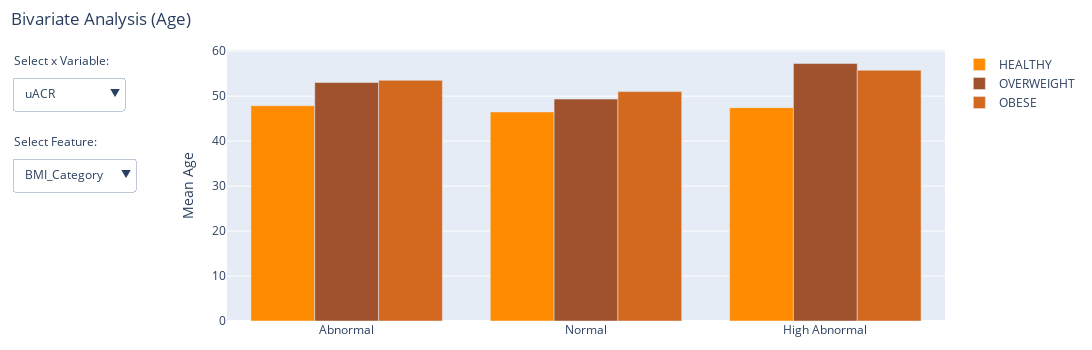

The code cell stored with this chart in its notebook:
### Markdown cell above
Height, Weight, and BMI data are skewed.

### Code cell
# Variables
x_vars = ['uACR', 'BP_Category', 'S_Ethnicity']
y_var = 'Age'
k_var = ['BMI_Category', 'BP_Category', 'S_Ethnicity', 'Ethnicity_Black', 'Gender']
colour_list = ['DarkOrange', 'Sienna', 'Chocolate', 'DarkSalmon', 'Coral', 'SandyBrown']

# Initial x_var
current_x_var = x_vars[0]

fig = go.Figure()

# Add traces for each combination of k_var values
for a in k_var:
    for col, k in enumerate(data[a].unique()):
        fig.add_trace(
            go.Bar(
                name=f'{k}',
                x=data[current_x_var].unique(),
                y=[data[y_var][(data[current_x_var] == x) & (data[a] == k)].mean() for x in data[current_x_var].unique()],
                marker_color=colour_list[col],
                visible=a == k_var[0],
            )
        )

# Create buttons for each k_var
buttons_k_var = []
for a in k_var:
    buttons_k_var.append(dict(
        method='update',
        label=a,
        args=[{
            'visible': [a == current for current in k_var for _ in data[current].unique()],
            'title.text': f'Mean Age by {a} and {current_x_var}'
        }]
    ))

# Create buttons for each x_var
buttons_x_var = []
for x in x_vars:
    buttons_x_var.append(dict(
        method='update',
        label=x,
        args=[{
            'x': [data[x].unique()] * len(k_var) * data[k_var[0]].nunique(),
            'y': [[data[y_var][(data[x] == val) & (data[a] == k)].mean() for val in data[x].unique()] for a in k_var for k in data[a].unique()],
            'title.text': f'Mean Age by {k_var[0]} and {x}'
        }]
    ))

# Update layout with dropdowns
fig.update_layout(
    updatemenus=[
        dict(
            buttons=buttons_x_var,
            direction='down',
            showactive=True,
            x=-0.3,
            xanchor='left',
            y=0.9,
            yanchor='top'
        ),
        dict(
            buttons=buttons_k_var,
            direction='down',
            showactive=True,
            x=-0.3,
            xanchor='left',
            y=0.6,
            yanchor='top'
        )
    ],
    barmode='group',
    title=dict(text='Bivariate Analysis (Age)', x=0.01),
    yaxis_title='Mean Age',
    autosize=False,
    width=1100,
    height=350,
    margin=dict(l=20, r=20, t=50, b=20)
)

# Add annotation
fig.update_layout(
    annotations=[
        dict(text="Select x Variable:", showarrow=False,
             x=-0.3, xref="paper", y=1, yref="paper", align="left"),
        dict(text="Select Feature:", showarrow=False,
             x=-0.3, xref="paper", y=0.7, yref="paper", align="left")
    ]
)

fig.show()

### Figure 1 — Plotly figure (JSON) as saved in the notebook; plotly's stock layout.template omitted (floating-point values rounded to 4 significant figures)
{"data": [{"marker": {"color": "DarkOrange"}, "name": "HEALTHY", "type": "bar", "visible": true, "x": ["Abnormal", "Normal", "High Abnormal"], "y": [47.88, 46.49, 47.44]}, {"marker": {"color": "Sienna"}, "name": "OVERWEIGHT", "type": "bar", "visible": true, "x": ["Abnormal", "Normal", "High Abnormal"], "y": [53.04, 49.35, 57.25]}, {"marker": {"color": "Chocolate"}, "name": "OBESE", "type": "bar", "visible": true, "x": ["Abnormal", "Normal", "High Abnormal"], "y": [53.52, 51.01, 55.76]}, {"marker": {"color": "DarkOrange"}, "name": "NORMAL", "type": "bar", "visible": false, "x": ["Abnormal", "Normal", "High Abnormal"], "y": [50.43, 46.4, 54.73]}, {"marker": {"color": "Sienna"}, "name": "PRE HPT", "type": "bar", "visible": false, "x": ["Abnormal", "Normal", "High Abnormal"], "y": [55.5, 52.29, 51.31]}, {"marker": {"color": "Chocolate"}, "name": "HPT 1", "type": "bar", "visible": false, "x": ["Abnormal", "Normal", "High Abnormal"], "y": [53.58, 53.68, 52.63]}, {"marker": {"color": "DarkSalmon"}, "name": "HPT 2", "type": "bar", "visible": false, "x": ["Abnormal", "Normal", "High Abnormal"], "y": [56.46, 59.79, 60.62]}, {"marker": {"color": "Coral"}, "name": "HPT CRISIS", "type": "bar", "visible": false, "x": ["Abnormal", "Normal", "High Abnormal"], "y": [51.36, 51.53, 80]}, {"marker": {"color": "DarkOrange"}, "name": "Black", "type": "bar", "visible": false, "x": ["Abnormal", "Normal", "High Abnormal"], "y": [52.44, 49.32, 53.69]}, {"marker": {"color": "Sienna"}, "name": "White", "type": "bar", "visible": false, "x": ["Abnormal", "Normal", "High Abnormal"], "y": [51.88, 45.31, 59.15]}, {"marker": {"color": "Chocolate"}, "name": "Mixed", "type": "bar", "visible": false, "x": ["Abnormal", "Normal", "High Abnormal"], "y": [56.32, 55.17, 64.27]}, {"marker": {"color": "DarkSalmon"}, "name": "Indian", "type": "bar", "visible": false, "x": ["Abnormal", "Normal", "High Abnormal"], "y": [52.76, 51.8, null]}, {"marker": {"color": "Coral"}, "name": "SE Asian", "type": "bar", "visible": false, "x": ["Abnormal", "Normal", "High Abnormal"], "y": [47.39, 49.35, 80]}, {"marker": {"color": "SandyBrown"}, "name": "Other", "type": "bar", "visible": false, "x": ["Abnormal", "Normal", "High Abnormal"], "y": [53.8, 53.1, null]}, {"marker": {"color": "DarkOrange"}, "name": "True", "type": "bar", "visible": false, "x": ["Abnormal", "Normal", "High Abnormal"], "y": [52.53, 49.51, 54.27]}, {"marker": {"color": "Sienna"}, "name": "False", "type": "bar", "visible": false, "x": ["Abnormal", "Normal", "High Abnormal"], "y": [51.63, 48.64, 66.1]}, {"marker": {"color": "DarkOrange"}, "name": "Male", "type": "bar", "visible": false, "x": ["Abnormal", "Normal", "High Abnormal"], "y": [52.26, 49.04, 54.99]}, {"marker": {"color": "Sienna"}, "name": "Female", "type": "bar", "visible": false, "x": ["Abnormal", "Normal", "High Abnormal"], "y": [52.58, 49.66, 54.76]}], "layout": {"annotations": [{"align": "left", "showarrow": false, "text": "Select x Variable:", "x": -0.3, "xref": "paper", "y": 1, "yref": "paper"}, {"align": "left", "showarrow": false, "text": "Select Feature:", "x": -0.3, "xref": "paper", "y": 0.7, "yref": "paper"}], "autosize": false, "barmode": "group", "height": 350, "margin": {"b": 20, "l": 20, "r": 20, "t": 50}, "title": {"text": "Bivariate Analysis (Age)", "x": 0.01}, "updatemenus": [{"buttons": [{"args": [{"title.text": "Mean Age by BMI_Category and uACR", "x": [["Abnormal", "Normal", "High Abnormal"], ["Abnormal", "Normal", "High Abnormal"], ["Abnormal", "Normal", "High Abnormal"], ["Abnormal", "Normal", "High Abnormal"], ["Abnormal", "Normal", "High Abnormal"], ["Abnormal", "Normal", "High Abnormal"], ["Abnormal", "Normal", "High Abnormal"], ["Abnormal", "Normal", "High Abnormal"], ["Abnormal", "Normal", "High Abnormal"], ["Abnormal", "Normal", "High Abnormal"], ["Abnormal", "Normal", "High Abnormal"], ["Abnormal", "Normal", "High Abnormal"], ["Abnormal", "Normal", "High Abnormal"], ["Abnormal", "Normal", "High Abnormal"], ["Abnormal", "Normal", "High Abnormal"]], "y": [[47.88, 46.49, 47.44], [53.04, 49.35, 57.25], [53.52, 51.01, 55.76], [50.43, 46.4, 54.73], [55.5, 52.29, 51.31], [53.58, 53.68, 52.63], [56.46, 59.79, 60.62], [51.36, 51.53, 80], [52.44, 49.32, 53.69], [51.88, 45.31, 59.15], [56.32, 55.17, 64.27], [52.76, 51.8, null], [47.39, 49.35, 80], [53.8, 53.1, null], [52.53, 49.51, 54.27], [51.63, 48.64, 66.1], [52.26, 49.04, 54.99], [52.58, 49.66, 54.76]]}], "label": "uACR", "method": "update"}, {"args": [{"title.text": "Mean Age by BMI_Category and BP_Category", "x": [["NORMAL", "PRE HPT", "HPT 1", "HPT 2", "HPT CRISIS"], ["NORMAL", "PRE HPT", "HPT 1", "HPT 2", "HPT CRISIS"], ["NORMAL", "PRE HPT", "HPT 1", "HPT 2", "HPT CRISIS"], ["NORMAL", "PRE HPT", "HPT 1", "HPT 2", "HPT CRISIS"], ["NORMAL", "PRE HPT", "HPT 1", "HPT 2", "HPT CRISIS"], ["NORMAL", "PRE HPT", "HPT 1", "HPT 2", "HPT CRISIS"], ["NORMAL", "PRE HPT", "HPT 1", "HPT 2", "HPT CRISIS"], ["NORMAL", "PRE HPT", "HPT 1", "HPT 2", "HPT CRISIS"], ["NORMAL", "PRE HPT", "HPT 1", "HPT 2", "HPT CRISIS"], ["NORMAL", "PRE HPT", "HPT 1", "HPT 2", "HPT CRISIS"], ["NORMAL", "PRE HPT", "HPT 1", "HPT 2", "HPT CRISIS"], ["NORMAL", "PRE HPT", "HPT 1", "HPT 2", "HPT CRISIS"], ["NORMAL", "PRE HPT", "HPT 1", "HPT 2", "HPT CRISIS"], ["NORMAL", "PRE HPT", "HPT 1", "HPT 2", "HPT CRISIS"], ["NORMAL", "PRE HPT", "HPT 1", "HPT 2", "HPT CRISIS"]], "y": [[44.35, 51.32, 51.79, 61.61, null], [47.98, 56.66, 52.53, 60.3, 58.83], [50.94, 52.1, 54.74, 56.21, 51.22], [48.26, null, null, null, null], [null, 53.67, null, null, null], [null, null, 53.57, null, null], [null, null, null, 58.33, null], [null, null, null, null, 54.6], [48.4, 53.37, 53.59, 57.96, 50.64], [43.54, 57.77, 49.79, 60.4, 55.45], [53.59, 55.1, 59.15, 61.8, null], [49.89, 58.14, 50.84, 59.25, 47.3], [47.14, null, 55.88, null, 80], [52.15, 53.8, 55, null, null], [48.53, 53.67, 53.71, 58.17, 50.64], [46.35, 53.68, 52.8, 59.7, 59.55], [47.24, 56.37, 53.87, 54.73, 48.37], [49.07, 51.47, 53.35, 61.16, 57.72]]}], "label": "BP_Category", "method": "update"}, {"args": [{"title.text": "Mean Age by BMI_Category and S_Ethnicity", "x": [["Black", "White", "Mixed", "Indian", "SE Asian", "Other"], ["Black", "White", "Mixed", "Indian", "SE Asian", "Other"], ["Black", "White", "Mixed", "Indian", "SE Asian", "Other"], ["Black", "White", "Mixed", "Indian", "SE Asian", "Other"], ["Black", "White", "Mixed", "Indian", "SE Asian", "Other"], ["Black", "White", "Mixed", "Indian", "SE Asian", "Other"], ["Black", "White", "Mixed", "Indian", "SE Asian", "Other"], ["Black", "White", "Mixed", "Indian", "SE Asian", "Other"], ["Black", "White", "Mixed", "Indian", "SE Asian", "Other"], ["Black", "White", "Mixed", "Indian", "SE Asian", "Other"], ["Black", "White", "Mixed", "Indian", "SE Asian", "Other"], ["Black", "White", "Mixed", "Indian", "SE Asian", "Other"], ["Black", "White", "Mixed", "Indian", "SE Asian", "Other"], ["Black", "White", "Mixed", "Indian", "SE Asian", "Other"], ["Black", "White", "Mixed", "Indian", "SE Asian", "Other"]], "y": [[47.33, 41.63, 55.3, 42.82, 50.97, null], [51.08, 44.75, 58.29, 52.17, 51.28, 51.1], [52.31, 51.26, 55.91, 56.33, 48.33, 54], [48.4, 43.54, 53.59, 49.89, 47.14, 52.15], [53.37, 57.77, 55.1, 58.14, null, 53.8], [53.59, 49.79, 59.15, 50.84, 55.88, 55], [57.96, 60.4, 61.8, 59.25, null, null], [50.64, 55.45, null, 47.3, 80, null], [50.88, null, null, null, null, null], [null, 47.23, null, null, null, null], [null, null, 56.42, null, null, null], [null, null, null, 52.01, null, null], [null, null, null, null, 50.09, null], [null, null, null, null, null, 53.27], [50.88, null, 56.62, null, null, null], [null, 47.23, 55.67, 52.01, 50.09, 53.27], [50.4, 43.91, 55.67, 54.29, 52.87, 54.4], [51.25, 49.31, 57.11, 50.23, 45.76, 52.15]]}], "label": "S_Ethnicity", "method": "update"}], "direction": "down", "showactive": true, "x": -0.3, "xanchor": "left", "y": 0.9, "yanchor": "top"}, {"buttons": [{"args": [{"title.text": "Mean Age by BMI_Category and uACR", "visible": [true, true, true, false, false, false, false, false, false, false, false, false, false, false, false, false, false, false]}], "label": "BMI_Category", "method": "update"}, {"args": [{"title.text": "Mean Age by BP_Category and uACR", "visible": [false, false, false, true, true, true, true, true, false, false, false, false, false, false, false, false, false, false]}], "label": "BP_Category", "method": "update"}, {"args": [{"title.text": "Mean Age by S_Ethnicity and uACR", "visible": [false, false, false, false, false, false, false, false, true, true, true, true, true, true, false, false, false, false]}], "label": "S_Ethnicity", "method": "update"}, {"args": [{"title.text": "Mean Age by Ethnicity_Black and uACR", "visible": [false, false, false, false, false, false, false, false, false, false, false, false, false, false, true, true, false, false]}], "label": "Ethnicity_Black", "method": "update"}, {"args": [{"title.text": "Mean Age by Gender and uACR", "visible": [false, false, false, false, false, false, false, false, false, false, false, false, false, false, false, false, true, true]}], "label": "Gender", "method": "update"}], "direction": "down", "showactive": true, "x": -0.3, "xanchor": "left", "y": 0.6, "yanchor": "top"}], "width": 1100, "yaxis": {"title": {"text": "Mean Age"}}}}
